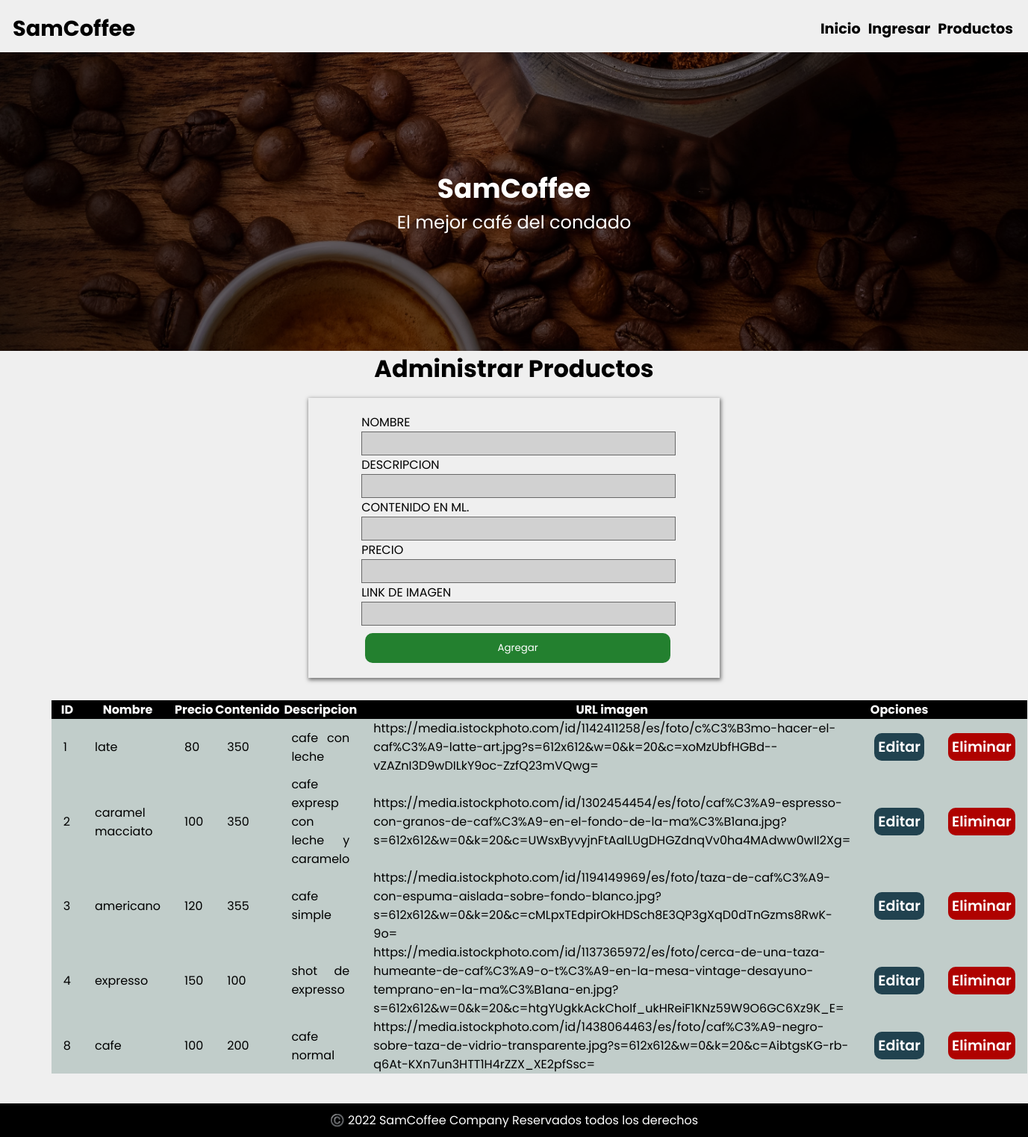
The page /r_products.php on the database its author committed.
### tables this page shows
CREATE TABLE `product` (
  `id` int(11) NOT NULL,
  `name` varchar(50) NOT NULL,
  `price` decimal(10,0) NOT NULL,
  `content` int(11) NOT NULL,
  `description` text NOT NULL,
  `image` text NOT NULL
);

### r_products.php (the view, shortened to what this page needs)
<?php
include 'main.php';
$sql = "SELECT *  FROM product";
$query = mysqli_query($connect, $sql);
?>
<!DOCTYPE html>
<html lang="en">
<head>
    <link href="css/style.css" rel="stylesheet" />
</head>
<body>
    <header>
        <nav>
            <a href="index.html" class="logo">
                <h1>SamCoffee</h1>
            </a>
            <ul>
                <a href="index.html">
                    <li>Inicio</li>
                </a>
                <a href="#">
                    <li>Ingresar</li>
                </a>
                <a href="products.php">
                    <li>Productos</li>
                </a>
            </ul>
        </nav>
    </header>
    <div class="cover2">
        <h2>SamCoffee</h2>
        <p>El mejor café del condado</p>
    </div>
    <h1 class="titulo">Administrar Productos</h1>
    <form action="insertar.php" method="POST" class="formu">
            <label for="nombre">Nombre</label>
            <input type="text" name="nombre" id="nombre"  required/>
            <label for="descripcion">Descripcion</label>
            <input type="text" name="descripcion" id="descripcion" required>
            <label for="contenido">Contenido en ml.</label>
            <input type="text" name="contenido" id="contenido" required/>
            <label for="precio">Precio</label>
            <input type="number" name="precio" id="precio">
            <label for="imagen">Link de imagen</label>
            <input type="text" id="imagen" name="imagen" required>
            <button  type="submit" class="btn">Agregar</button>
    </form>
    <section>
        <table>
            <thead>
                <tr>
                    <th>ID</th>
                    <th>Nombre</th>
                    <th>Precio</th>
                    <th>Contenido</th>
                    <th>Descripcion</th>
                    <th>URL imagen</th>
                    <th>Opciones</th>
                    <th></th>
                </tr>
            </thead>
            <tbody>
                <?php
                while ($row = mysqli_fetch_array($query)) {
                    ?>
                    <tr class="filas">
                        <td><?php echo $row['id'] ?></td>
                        <td><?php echo $row['name'] ?></td>
                        <td><?php echo $row['price'] ?></td>
                        <td><?php echo $row['content'] ?></td>
                        <td><?php echo $row['description'] ?></td>
                        <td><?php echo $row['image'] ?></td>
                        <td>
                            <a href="vista_update.php?id=<?php echo $row['id'] ?>" class="boton-editar">Editar</a>
                        </td>
                        <td>
                            <a href="eliminar.php?id=<?php echo $row['id'] ?>" class="boton-eliminar">Eliminar</a>
                        </td>
                    </tr>
                <?php
                }
                ?>
            </tbody>
        </table>
    </section>
    <footer>
        <div>
            <p>©️ 2022 SamCoffee Company Reservados todos los derechos</p>
        </div>
    </footer>
</body>
</html>

### css/style.css (style rules this page uses)
* { margin: 0; padding: 0; font-family:'Poppins', sans-serif; }
.titulo { text-align: center; }
body { margin: 0; background-color: #efefef; min-height: 100vh; display: flex; flex-direction: column; }
header { padding: 10px; height: 50px; align-items: center; color: #000; }
nav { display: flex; flex-direction: row; }
nav ul { margin: 5px; display: flex; flex: auto; justify-content: right; align-items: center ; }
nav ul li { padding: 5px; list-style: none; color: #000; font-weight: bold; }
a { text-decoration: none; text-decoration-line: none; font-size: 1.2rem; }
a h1 { color: #000; }
.logo { padding: 7px; }
.cover2 { color:white; height: 400px; font-size: 1.5rem; display: flex; flex-direction: column; justify-content: center; align-items: center; background-image: url(../assets/cover2.jpg); background-color: rgba(0, 0, 0,0.5); background-size: cover; background-position:center; background-blend-mode:darken; }
.btn { width: 80%; margin-left: 10%; margin-right: 10%; color: white; background-color: #23802f; margin-top: 10px ; border: none; padding: 10px; border-radius: 10px; }
section { width: 90%; margin-left: 5%; margin-right: 5%; margin-bottom: 20px; margin-top: 20px; }
.formu { width: auto; margin-left: 30%; margin-right: 30%; margin-top: 15px; padding: 20px; background-color: #efefef; display: flex; flex-direction: column; box-shadow: 1px 2px 5px 1px rgba(0, 0, 0,0.5); }
.formu input { width: 80%; margin-right: 10%; margin-left: 10%; padding: 5px; background-color: rgba(0, 0, 0,0.125); border: 1px solid rgba(0, 0, 0,0.5); }
.formu label { width: 80%; margin-right: 10%; margin-left: 10%; text-align: left; text-transform: uppercase; }
.formu .btn { margin-left: 11% !important; }
footer { margin-top: 20px; position: relative; bottom: 0; padding: 10px; justify-content: center; align-items: center; color: #fff; background-color:#000; }
footer p { text-align: center; }

### r_products.php (style rules this page uses)
table { margin-top: 10px; border-collapse: collapse; }
table thead { padding: 5px; background-color: #000; color: #fff; }
table tbody { background-color: #c1cdca; color: #000; }
table tbody tr td { text-align: justify; padding: 0 1rem ; }
.boton-editar { font-weight: 600; padding: 5px; width: auto; color: #fff; background-color: #21424f; border: none; border-radius: 10px; }
.boton-eliminar { font-weight: 600; padding: 5px; width: auto; color: #fff; background-color: #AF0200; border: none; border-radius: 10px; }

### rows shown on the page
product: id "1", name "late", price "80", content "350", description "cafe con leche", image "https://media.istockphoto.com/id/1142411258/es/foto/c%C3%B3mo-hacer-el-caf%C3%A9-latte-art.jpg?s=612x612&w=0&k=20&c=xoMzUbfHGBd--vZAZnI3D9wDILkY9oc-ZzfQ23mVQwg="
product: id "2", name "caramel macciato", price "100", content "350", description "cafe expresp con leche y caramelo", image "https://media.istockphoto.com/id/1302454454/es/foto/caf%C3%A9-espresso-con-granos-de-caf%C3%A9-en-el-fondo-de-la-ma%C3%B1ana.jpg?s=612x612&w=0&k=20&c=UWsxByvyjnFtAalLUgDHGZdnqVv0ha4MAdww0wII2Xg="
product: id "3", name "americano", price "120", content "355", description "cafe simple", image "https://media.istockphoto.com/id/1194149969/es/foto/taza-de-caf%C3%A9-con-espuma-aislada-sobre-fondo-blanco.jpg?s=612x612&w=0&k=20&c=cMLpxTEdpirOkHDSch8E3QP3gXqD0dTnGzms8RwK-9o="
product: id "4", name "expresso", price "150", content "100", description "shot de expresso", image "https://media.istockphoto.com/id/1137365972/es/foto/cerca-de-una-taza-humeante-de-caf%C3%A9-o-t%C3%A9-en-la-mesa-vintage-desayuno-temprano-en-la-ma%C3%B1ana-en.jpg?s=612x612&w=0&k=20&c=htgYUgkkAckChoIf_ukHReiF1KNz59W9O6GC6Xz9K_E="
product: id "8", name "cafe", price "100", content "200", description "cafe normal", image "https://media.istockphoto.com/id/1438064463/es/foto/caf%C3%A9-negro-sobre-taza-de-vidrio-transparente.jpg?s=612x612&w=0&k=20&c=AibtgsKG-rb-q6At-KXn7un3HTT1H4rZZX_XE2pfSsc="
